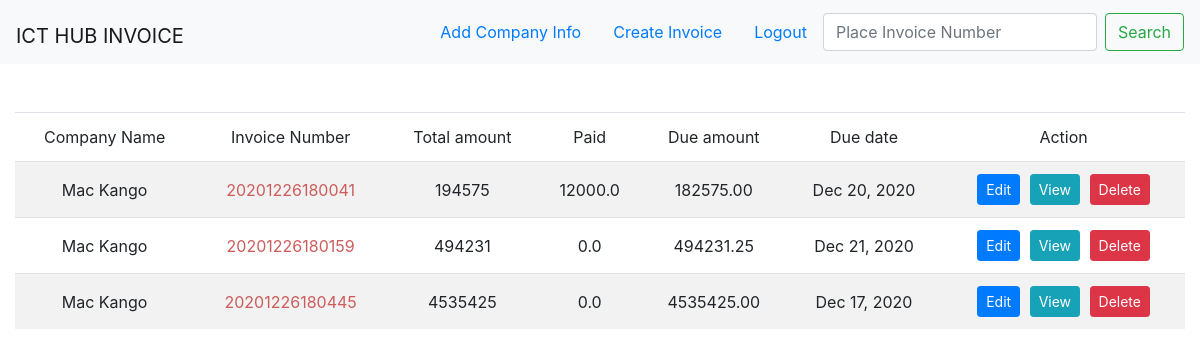
Before: /invoice/all (signed in) with the older database file.
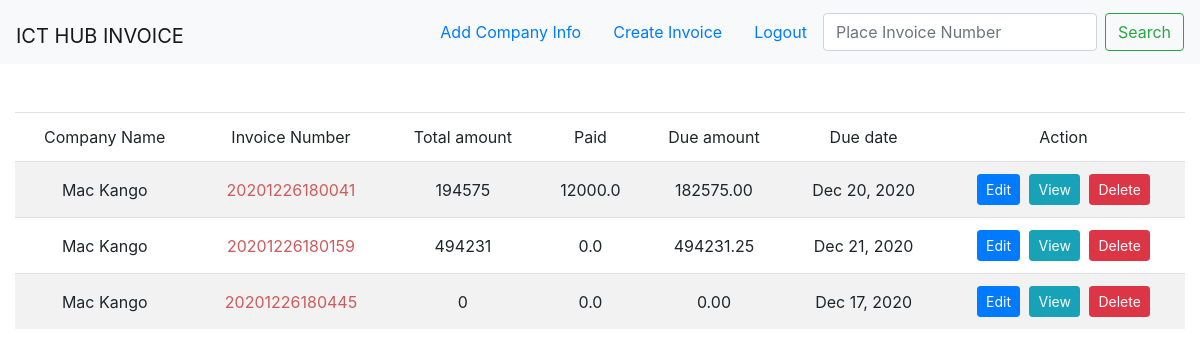
After: the same page with the newer database file.
### customer/models.py (models this page shows, shortened)
class InvoiceInfo(models.Model):
    company_id = models.ForeignKey(CustomerCompanyInfo, on_delete=models.CASCADE)
    invoice_number = models.IntegerField(editable=False, unique=True)
    total = models.FloatField(editable=False, blank=True, null=True)
    tax = models.FloatField(editable=False, blank=True, null=True)
    paid = models.FloatField(editable=True, blank=False, default=0)
    grand_total = models.FloatField(editable=False, blank=True, null=True)
    issue_date = models.DateField(auto_now=False, auto_now_add=True)
    due_date = models.DateField(auto_now=False, auto_now_add=False)

class CustomerCompanyInfo(models.Model):
    logo = models.ImageField(upload_to="Customer_company_logo", null=True, blank=True, default='default.jpg')
    name = models.CharField(max_length=100, unique=True)
    address = models.CharField(max_length=200)
    created_on = models.DateTimeField(auto_now=False, auto_now_add=True)

### customer/views.py (the view)
# urls.py: path('invoice/all', views.all_invoice, name='all_invoice'),
def all_invoice(request):
    if request.user.is_authenticated:
        inv = InvoiceInfo.objects.all().order_by('-issue_date')
        search = request.GET.get('index_search')
        if search:
            inv = inv.filter(
                Q(invoice_number__icontains=search)
            )
        return render(request, 'all_invoice.html', {"inv": inv})

### templates/all_invoice.html (shortened to what this page needs)
{% extends 'base.html' %}
{% block content %}
<nav class="navbar navbar-light bg-light">
      <a href="{% url 'all_invoice' %}" class="navbar-brand mr-auto mt-2">ICT HUB INVOICE</a>
      <a class="nav-link ml-0" href="{% url 'customer-company' %}">Add Company Info</a>
      <a class="nav-link ml-0" href="{% url 'invoice' %}">Create Invoice</a>
      <a class="nav-link ml-0" href="{% url 'logout' %}">Logout</a>
      <form class="form-inline my-2 my-lg-0" method="GET">
      <input class="form-control mr-sm-2" type="number" name="index_search" placeholder="Place Invoice Number" aria-label="Search" value="{{ request.GET.index_search }}">
      <button class="btn btn-outline-success my-2 my-sm-0" type="submit">Search</button>
      </form>
</nav>
 <div class="container-fluid">
        <div class="row">
        <div class="col-md-12 mt-5">
          <table class="table table-striped">
            <thead>
                <tr>
                    <td class="text-center">Company Name</td>
                    <td class="text-center">Invoice Number</td>
                    <td class="text-center">Total amount</td>
                    <td class="text-center">Paid</td>
                    <td class="text-center">Due amount</td>
                    <td class="text-center">Due date</td>
                    <td class="text-center">Action</td>
                </tr>
            </thead>
            <tbody>
                {% for i in inv %}
                <tr>
                    <td class="text-center" style="vertical-align: middle;!important">{{ i.company_id.name }}</td>
                    <td class="text-center" style="color:indianred;vertical-align: middle;!important">{{ i.invoice_number }}</td>
                    <td class="text-center" style="vertical-align: middle;!important">{{ i.total|add:i.tax }}</td>
                    <td class="text-center" style="vertical-align: middle;!important">{{ i.paid }}</td>
                    <td class="text-center" style="vertical-align: middle;!important">{{ i.grand_total|floatformat:2 }}</td>
                    <td class="text-center" style="vertical-align: middle;!important">{{ i.due_date|date:"M d, Y" }}</td>
                    <td class="text-center">
                    <a href="{% url 'edit-invoice' id=i.id %}" class="btn btn-sm btn-primary" style="margin-right:5px;">Edit</a>
                    <a href="{% url 'view-invoice' id=i.id %}" class="btn btn-sm btn-info" style="margin-right:5px;">View</a>
                    <a href="{% url 'delete-invoice' id=i.id %}" class="btn btn-sm btn-danger" >Delete</a>
                    </td>
                </tr>
                {% endfor %}
            </tbody>
        </table>
        </div>
    </div>
    </div>
{% endblock content %}

### templates/base.html (shortened to what this page needs)
<!doctype html>
<html lang="en">
  <head>
    <link rel="stylesheet" href="https://cdn.jsdelivr.net/npm/bootstrap@4.5.3/dist/css/bootstrap.min.css">
  </head>
  <body>
            {% block content %}
            {% endblock content %}
  </body>
</html>

Changed rows visible on the page:
changed InvoiceInfo "Dec 17, 2020": total|add "4535425" → "0"; grand_total "4535425.00" → "0.00"
